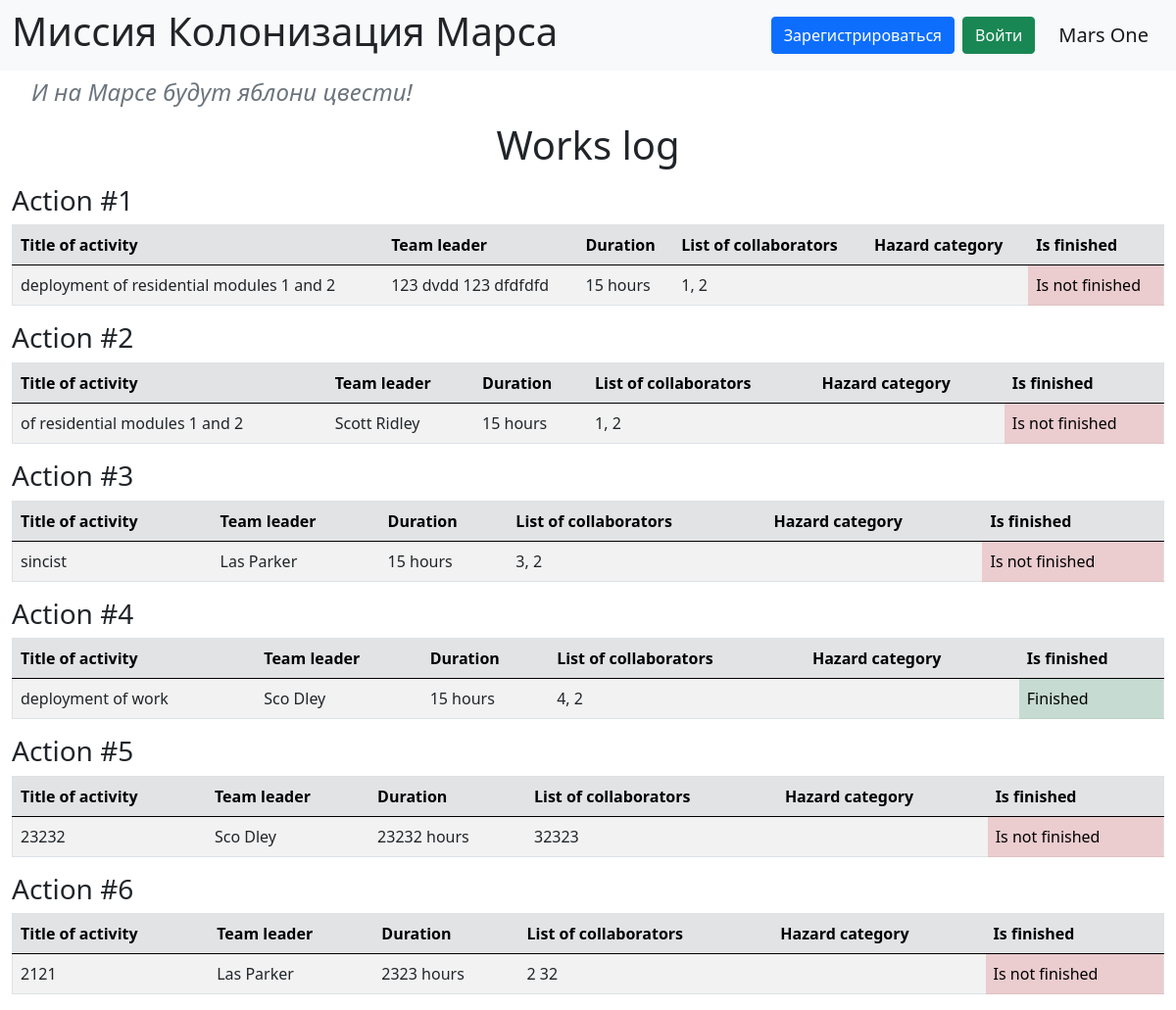
Before: / with the older database file.
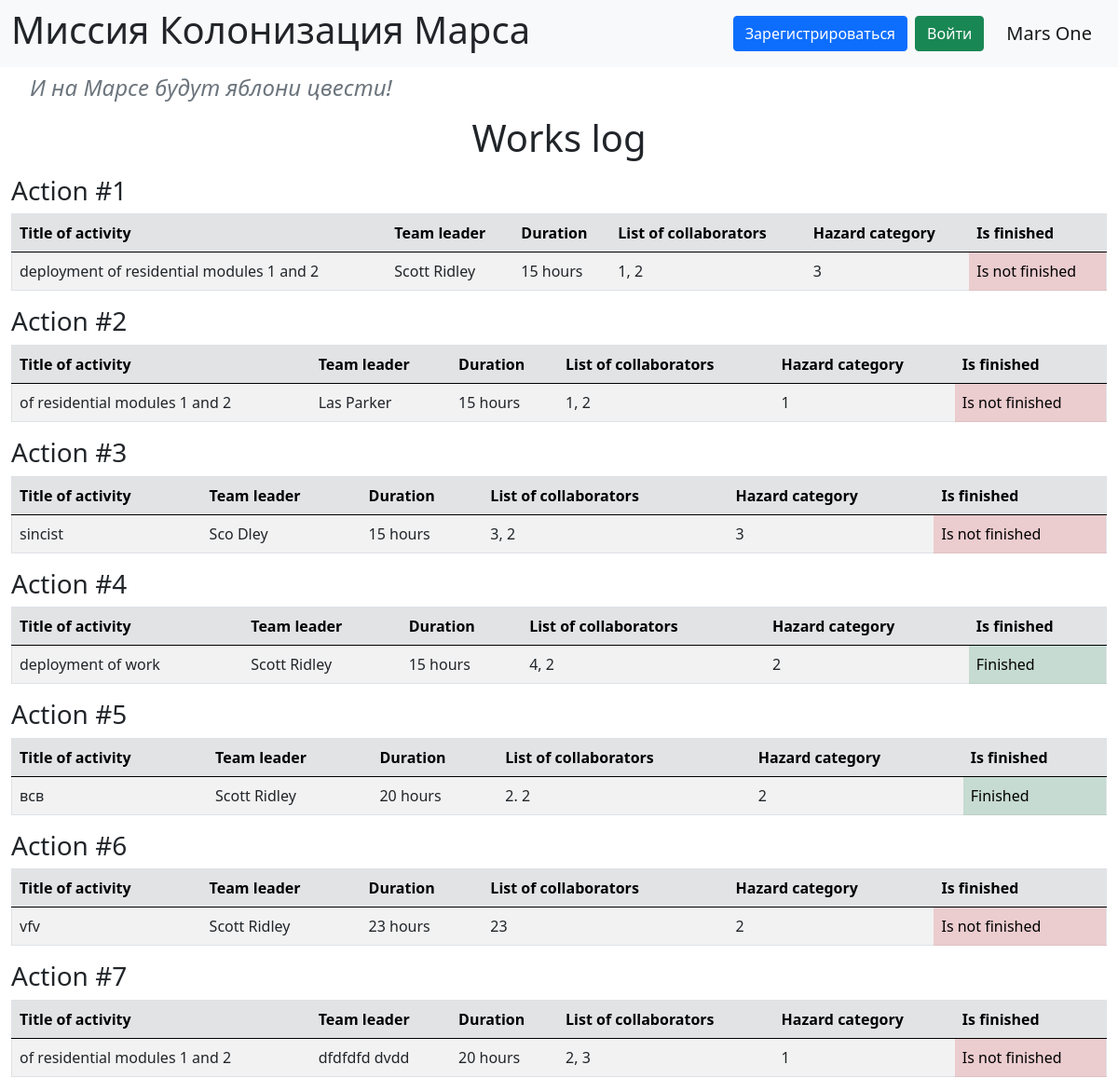
After: the same page with the newer database file.
### data/jobs.py (models this page shows)
class Jobs(SqlAlchemyBase, SerializerMixin):
    __tablename__ = 'jobs'
    id = sqlalchemy.Column(sqlalchemy.Integer,
                           primary_key=True, autoincrement=True)
    team_leader = sqlalchemy.Column(sqlalchemy.Integer,
                                    sqlalchemy.ForeignKey("users.id"))
    job = sqlalchemy.Column(sqlalchemy.String, nullable=True)
    work_size = sqlalchemy.Column(sqlalchemy.Integer, nullable=True, default=0)
    collaborators = sqlalchemy.Column(sqlalchemy.String, nullable=True)
    start_date = sqlalchemy.Column(sqlalchemy.DateTime, nullable=True)
    end_date = sqlalchemy.Column(sqlalchemy.DateTime, nullable=True)
    is_finished = sqlalchemy.Column(sqlalchemy.Boolean, default=False)
    user = orm.relationship('User')
    categories = orm.relationship("Category",
                                  secondary="association",
                                  backref="jobs")

### data/users.py (models this page shows, shortened)
class User(SqlAlchemyBase, UserMixin):
    __tablename__ = 'users'
    id = sqlalchemy.Column(sqlalchemy.Integer,
                           primary_key=True, autoincrement=True)
    surname = sqlalchemy.Column(sqlalchemy.String, nullable=True)
    name = sqlalchemy.Column(sqlalchemy.String, nullable=True)
    age = sqlalchemy.Column(sqlalchemy.Integer, nullable=True)
    position = sqlalchemy.Column(sqlalchemy.String, nullable=True)
    speciality = sqlalchemy.Column(sqlalchemy.String, nullable=True)
    address = sqlalchemy.Column(sqlalchemy.String, nullable=True)
    email = sqlalchemy.Column(sqlalchemy.String,
                              index=True, unique=True, nullable=True)
    hashed_password = sqlalchemy.Column(sqlalchemy.String, nullable=True)
    modified_date = sqlalchemy.Column(sqlalchemy.DateTime,
                                      default=datetime.datetime.now)

### data/category.py (models this page shows)
class Category(SqlAlchemyBase):
    __tablename__ = 'category'
    id = sqlalchemy.Column(sqlalchemy.Integer, primary_key=True,
                           autoincrement=True)
    name = sqlalchemy.Column(sqlalchemy.String, nullable=True)

### main.py (the view)
@app.route('/')
def index():
    db_sess = db_session.create_session()
    jobs = db_sess.query(Jobs).all()
    return render_template('index.html', jobs=jobs)

### data/db_session.py (called while the page is built)
def create_session() -> Session:
    global __factory
    return __factory()

### templates/index.html (shortened to what this page needs)
{% extends "base.html" %}
{% block content %}
    <h1 align="center">Works log</h1>
    {% for item in jobs %}
        <div class="mt-3">
            <h3>Action #{{ loop.index }}</h3>
            <table class="table table-striped border">
                <thead class="table-secondary">
                <tr>
                    <th scope="col">Title of activity</th>
                    <th scope="col">Team leader</th>
                    <th scope="col">Duration</th>
                    <th scope="col">List of collaborators</th>
                    <th scope="col">Hazard category</th>
                    <th scope="col">Is finished</th>
                </tr>
                </thead>
                <tbody>
                <tr>
                    <td>{{ item.job }}</td>
                    <td>{{ item.user.surname }} {{ item.user.name }}</td>
                    <td>{{ item.work_size }} hours</td>
                    <td>{{ item.collaborators }}</td>
                    <td>
                        {% for cat in item.categories %}
                            {{ cat.name }}{% if not loop.last %}, {% endif %}
                        {% endfor %}
                    </td>
                    {% if item.is_finished %}
                        <td class="table-success">Finished</td>
                    {% else %}
                        <td class="table-danger">Is not finished</td>
                    {% endif %}
                </tr>
                </tbody>
            </table>
        </div>
    {% endfor %}
{% endblock %}

### templates/base.html (shortened to what this page needs)
<!doctype html>
<html lang="en">
<head>
    <link rel="stylesheet"
          href="https://cdn.jsdelivr.net/npm/bootstrap@5.0.0-beta1/dist/css/bootstrap.min.css"
>
    <link rel="stylesheet" type="text/css" href="{{ url_for('static', filename='css/style.css') }}"/>
</head>
<body>
<header>
    <nav class="navbar navbar-light bg-light">
        <div class="container-fluid">
            <a href="/" style="text-decoration: none; color: inherit;">
                <h1>Миссия Колонизация Марса</h1>
            </a>
            <div class="d-flex align-items-center">
                {% if current_user.is_authenticated %}
                    <a class="nav-link text-dark me-4" href="/logout">
                        {{ current_user.name }} {{ current_user.surname }}
                    </a>
                {% else %}
                    <a class="btn btn-primary me-2" href="/register">Зарегистрироваться</a>
                    <a class="btn btn-success me-4" href="/login">Войти</a>
                {% endif %}
                <span class="navbar-brand">Mars One</span>
            </div>
        </div>
    </nav>
</header>
<main role="main" class="container-fluid mt-2">
    <h4 class="text-secondary subtitle">И на Марсе будут яблони цвести!</h4>
    {% block content %}{% endblock %}
</main>
</body>
</html>

### static/css/style.css (style rules this page uses)
h4 { color: #333; padding-left: 20px; margin-bottom: 15px; }
.subtitle { color: #808080; font-style: italic; font-weight: normal; }

Changed rows visible on the page:
removed Jobs: job "23232", user.surname "Sco", user.name "Dley", work_size "23232", collaborators "32323", is_finished "Is not finished"
changed through a linked row, Jobs "deployment of residential modules 1 and 2": user.surname "123" → "Scott"; user.name "dvdd 123 dfdfdfd" → "Ridley"
added Category: name "3"
changed through a linked row, Jobs: user.surname "Scott" → "Las"; user.name "Ridley" → "Parker"
added Category: name "1"
changed through a linked row, Jobs "sincist": user.surname "Las" → "Sco"; user.name "Parker" → "Dley"
changed through a linked row, Jobs "deployment of work": user.surname "Sco" → "Scott"; user.name "Dley" → "Ridley"
added Category: name "2"
added Jobs: job "всв", user.surname "Scott", user.name "Ridley", work_size "20", collaborators "2. 2", is_finished "Finished"
changed Jobs: job "2121" → "vfv"; user.surname "Las" → "Scott"; user.name "Parker" → "Ridley"; work_size "2323" → "23"; collaborators "2 32" → "23"
added Jobs: job "of residential modules 1 and 2", user.surname "dfdfdfd", user.name "dvdd", work_size "20", collaborators "2, 3", is_finished "Is not finished"
